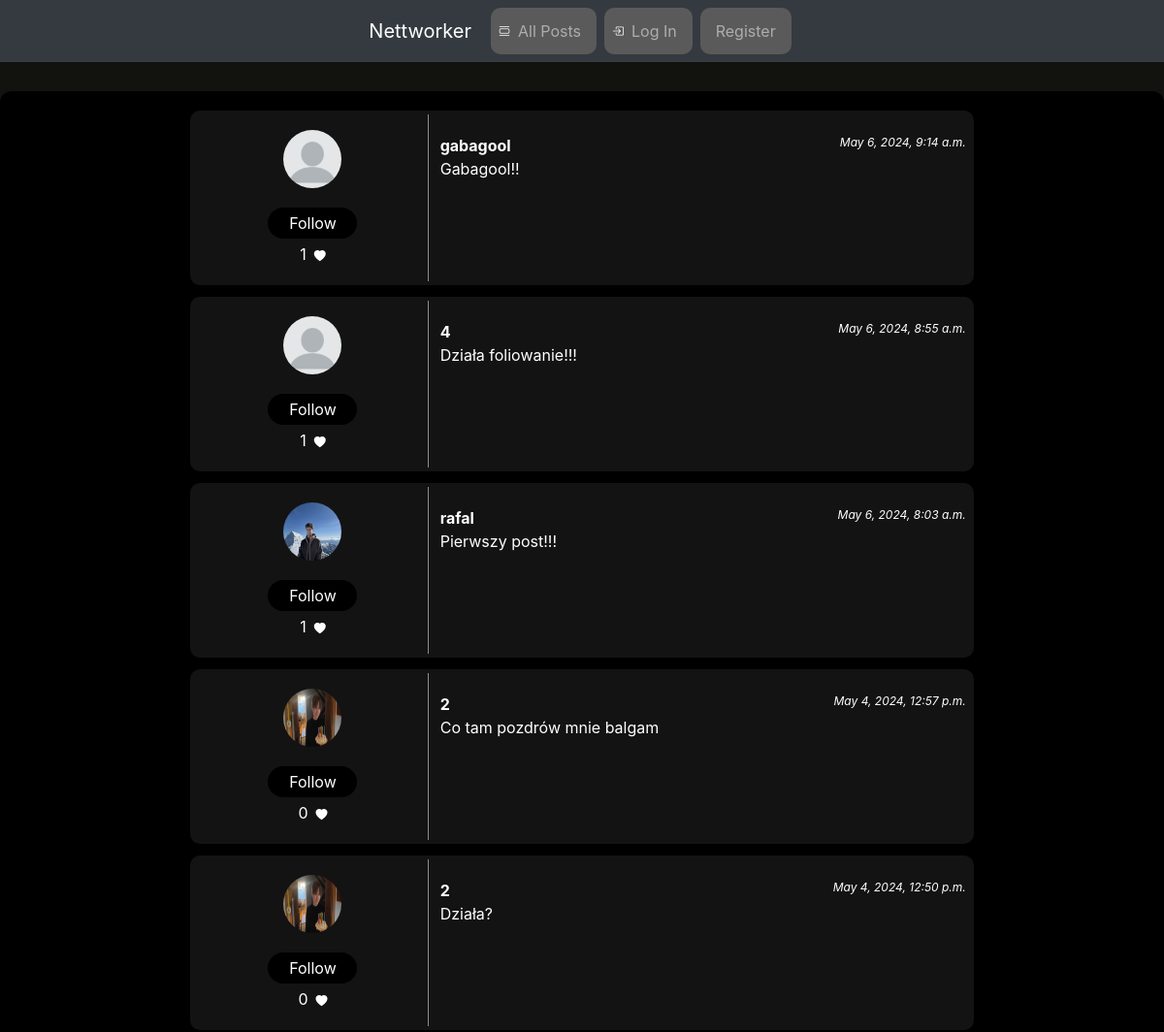
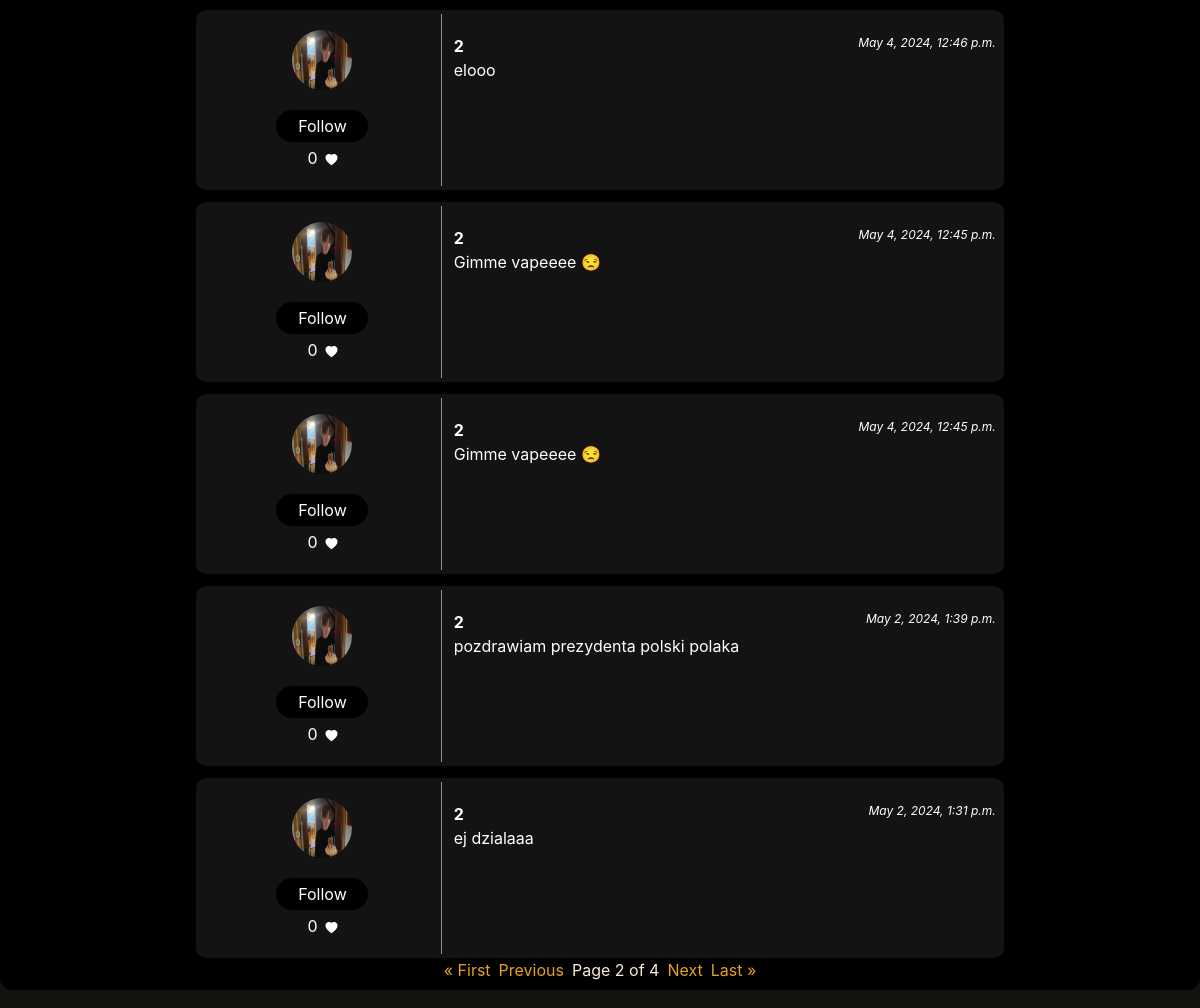
Page /?page=2 on the earlier database version (2 pictures, top to bottom).
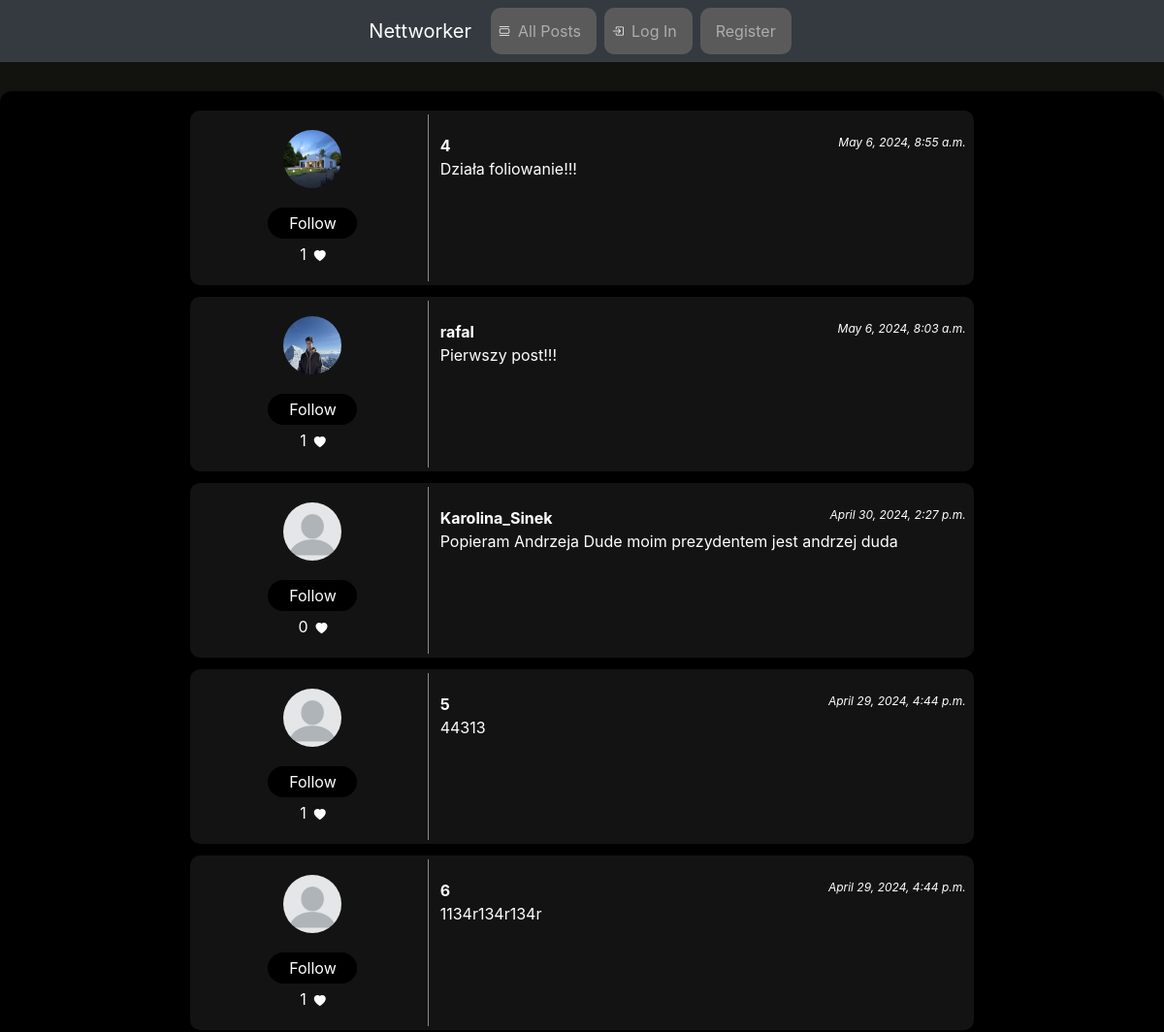
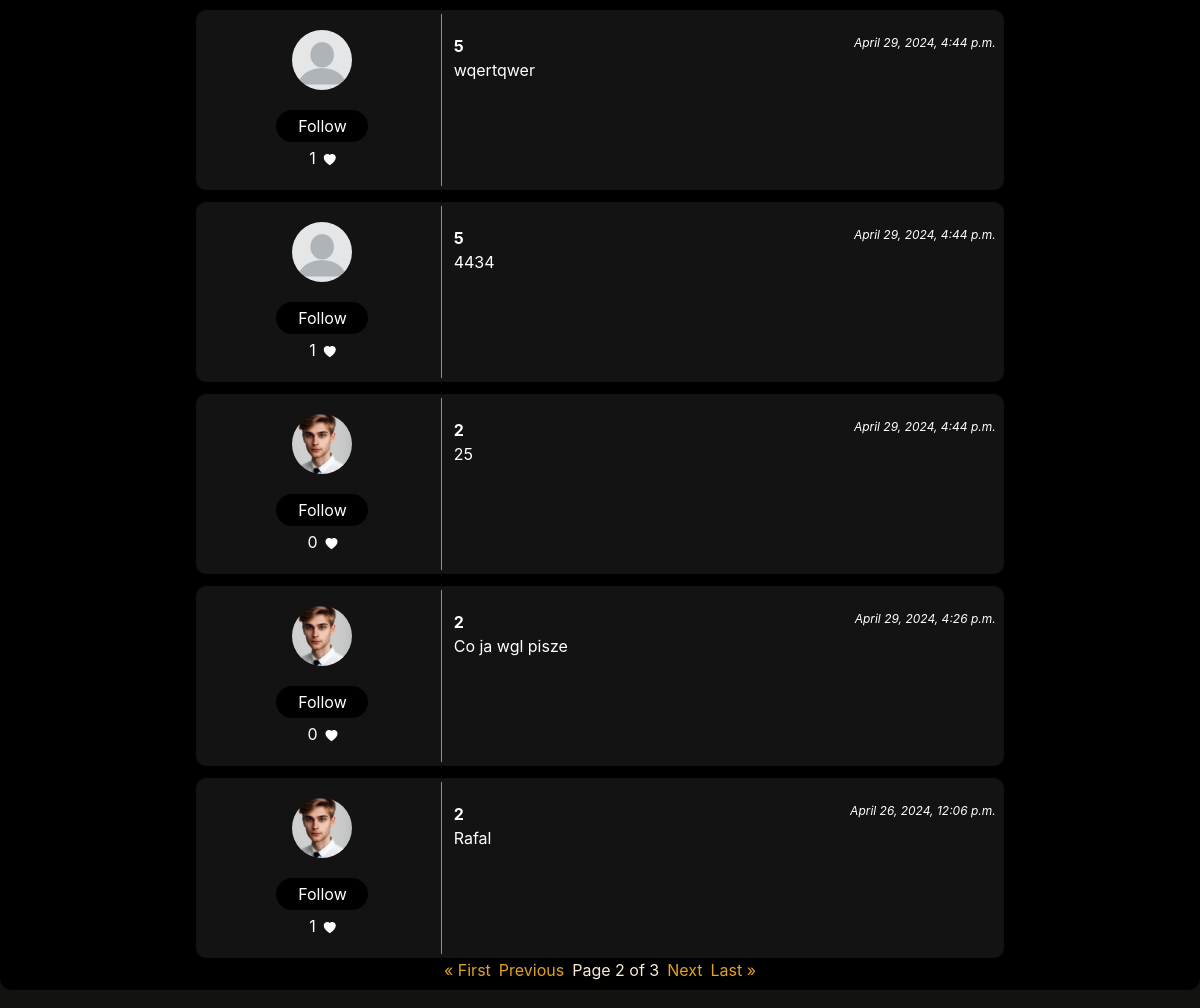
Same page on the later database version (2 pictures, top to bottom).
### network/models.py (models this page shows, shortened)
class Post(models.Model):
    content = models.CharField(max_length=255)
    user = models.ForeignKey(User, on_delete=models.CASCADE)
    date = models.DateTimeField(auto_now_add=True)

class User(AbstractUser):
    first_name = models.CharField(max_length=50)
    last_name = models.CharField(max_length=50)
    description = models.CharField(max_length=255, default="", null=True, blank=True)
    profilePicture = models.ImageField(null=True, blank=True, upload_to="images")

class Like(models.Model):
    user = models.ForeignKey(User, on_delete=models.CASCADE, related_name="user")
    post = models.ForeignKey(Post, on_delete=models.CASCADE, related_name="post")

### network/views.py (the view)
# urls.py: path("", views.index, name="index"),
def index(request):
    logged_in_user = request.user
    if logged_in_user.is_authenticated:
        is_following = Followers.objects.filter(user_id = logged_in_user.id).values_list('follower_id', flat=True)
        is_liking =  Like.objects.filter(user = logged_in_user).values_list('post', flat=True)
    else:
        is_following = []
        is_liking = []
    posts = Post.objects.all().order_by("-date")
    posts_paginated = paginate_function(posts, request)
    return render(request, "network/index.html", {
        "posts": posts,
        "posts_paginated": posts_paginated,
        "is_following": is_following,
        "is_liking": is_liking})

### network/views.py (called while the page is built)
def paginate_function(posts, request):
    posts = posts.order_by("-date")
    p = Paginator(posts, 10)
    page = request.GET.get('page')
    posts_paginated = p.get_page(page)
    return posts_paginated

### network/templates/network/index.html
{% extends "network/base.html" %}

### network/templates/network/base.html (shortened to what this page needs)
{% extends "network/layout.html" %}
{% block body %}
<div class="content">
    {% if posts %}
        <div class="posts-container">
            {% for post in posts_paginated %}
                <div class="post" id="post-{{ post.id }}">
                    <div class="post-first-row">
                        <a href="{% url 'profile' post.user.username%}"><img class="post-profile-image" src="{{ post.user.profilePicture.url }}" alt="Profile Picture"></a>
                        {% if request.user.username != post.user.username %}
                            <button id="follow-unfollow-button-{{ post.user.id }}" onclick="follow_unfollow('{{ post.user.id }}')">
                                {% if post.user.id in is_following %}
                                    Unfollow
                                {% else %}
                                    Follow
                                {% endif %}
                            </button>
                        {% endif %}
                        <div class="like-container">
                            <p id="like-amonut-{{ post.id }}">{{ post.post.all|length}}</p>
                            <p><i class="bi bi-heart-fill"></i></p>
                        </div>
                    </div>
                    <div class="post-second-row">
                        <div class="post-info">
                            <b>{{ post.user.username }}</b>
                            <i>{{ post.date }}</i>
                        </div>
                        <div class="post-content-container">
                            <div class="post-content" id="post-content-{{ post.id }}">
                                {{ post.content }}
                            </div>
                        </div>
                        <br>
                    </div>
                </div>
            {% endfor %}
        </div>
    {% else %}
        <div class="loader">No posts to show, probably something is wrong.</div>
    {% endif %}
    <div class="paginator">
        {% if posts_paginated.has_previous %}
            <a href="?page=1">&laquo; First</a>
            <a href="?page={{ posts_paginated.previous_page_number}}">Previous</a>
        {% endif %}
        Page {{ posts_paginated.number}} of {{ posts_paginated.paginator.num_pages }}
        {% if posts_paginated.has_next %}
            <a href="?page={{ posts_paginated.next_page_number }}">Next</a>
            <a href="?page={{ posts_paginated.paginator.num_pages }}">Last &raquo;</a>
        {% endif %}
    </div>
</div>
{% endblock %}

Differences in the rows shown:
no longer on this page (row unchanged): Post: user.profilePicture (placeholder picture), shows "Follow", post.all|length "1", user.username "gabagool", date "May 6, 2024, 9:14 a.m.", content "Gabagool!!"
removed Post: user.profilePicture (picture), shows "Follow", post.all|length "0", user.username "2", date "May 4, 2024, 12:57 p.m.", content "Co tam pozdrów mnie balgam"
removed Post: user.profilePicture (picture), shows "Follow", post.all|length "0", user.username "2", date "May 4, 2024, 12:50 p.m.", content "Działa?"
removed Post: user.profilePicture (picture), shows "Follow", post.all|length "0", user.username "2", date "May 4, 2024, 12:46 p.m.", content "elooo"
removed Post: user.profilePicture (picture), shows "Follow", post.all|length "0", user.username "2", date "May 4, 2024, 12:45 p.m.", content "Gimme vapeeee 😒"
removed Post: user.profilePicture (picture), shows "Follow", post.all|length "0", user.username "2", date "May 4, 2024, 12:45 p.m.", content "Gimme vapeeee 😒"
removed Post: user.profilePicture (picture), shows "Follow", post.all|length "0", user.username "2", date "May 2, 2024, 1:39 p.m.", content "pozdrawiam prezydenta polski polaka"
removed Post: user.profilePicture (picture), shows "Follow", post.all|length "0", user.username "2", date "May 2, 2024, 1:31 p.m.", content "ej dzialaaa"
changed through a linked row, Post "Działa foliowanie!!!": user.profilePicture: picture added in place of a placeholder
now on this page (row unchanged): Post: user.profilePicture (placeholder picture), shows "Follow", post.all|length "0", user.username "Karolina_Sinek", date "April 30, 2024, 2:27 p.m.", content "Popieram Andrzeja Dude moim prezydentem jest andrzej duda"
now on this page (row unchanged): Post: user.profilePicture (placeholder picture), shows "Follow", post.all|length "1", user.username "5", date "April 29, 2024, 4:44 p.m.", content "44313"
now on this page (row unchanged): Post: user.profilePicture (placeholder picture), shows "Follow", post.all|length "1", user.username "6", date "April 29, 2024, 4:44 p.m.", content "1134r134r134r"
now on this page (row unchanged): Post: user.profilePicture (placeholder picture), shows "Follow", post.all|length "1", user.username "5", date "April 29, 2024, 4:44 p.m.", content "wqertqwer"
now on this page (row unchanged): Post: user.profilePicture (placeholder picture), shows "Follow", post.all|length "1", user.username "5", date "April 29, 2024, 4:44 p.m.", content "4434"
now on this page (row unchanged): Post: user.profilePicture (picture), shows "Follow", post.all|length "0", user.username "2", date "April 29, 2024, 4:44 p.m.", content "25"
now on this page (row unchanged): Post: user.profilePicture (picture), shows "Follow", post.all|length "0", user.username "2", date "April 29, 2024, 4:26 p.m.", content "Co ja wgl pisze"
now on this page (row edited): Post: user.profilePicture (picture), shows "Follow", post.all|length "1", user.username "2", date "April 26, 2024, 12:06 p.m.", content "Rafal"
Other differences:
{{ posts_paginated.paginator.num_pages }}: "4" → "3"
